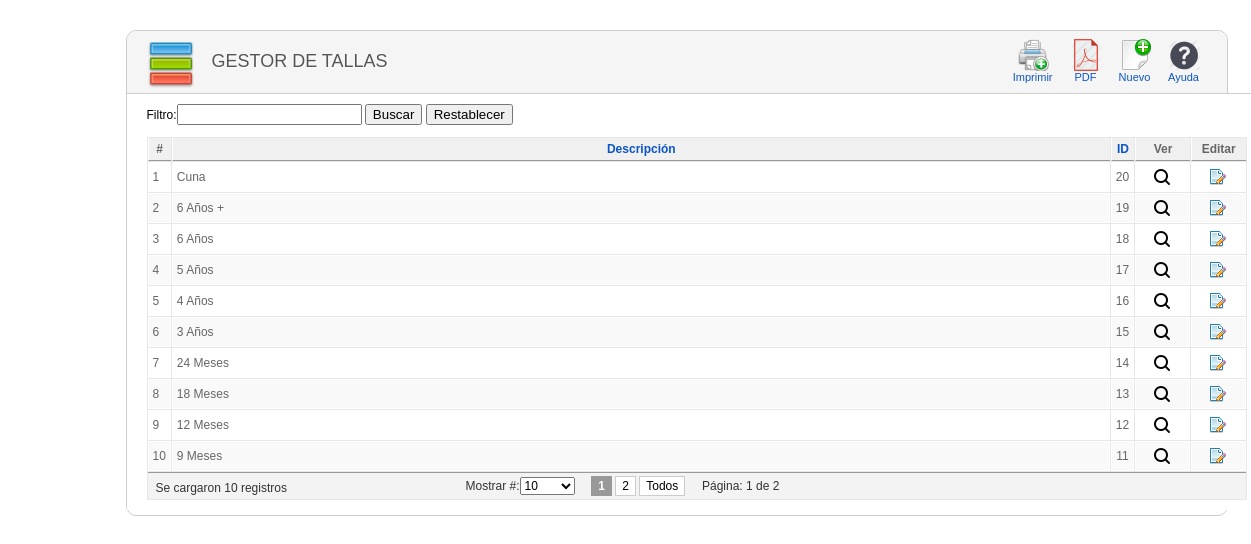
/talla/index.php (signed in), run on the app's committed database.
### tables this page shows
CREATE TABLE `talla` (
  `IdTalla` int(11) NOT NULL,
  `Descripcion` varchar(100) NOT NULL
);

### clases/clsTalla.php (called while the page is built, shortened)
<?php
include_once("clsConexion.php");
class clsTalla{
function consultarTotalTallas(){
   $con = new clsConexion;
   if($con->conectarse()==true){
     $query = "CALL SP_S_TallaCantidadTotal()";
	 $result = @mysql_query($query);
	 if (!$result)
	   return false;
	 else
	   return $result;
   }
 }
 function consultarTallaPorParametro($criterio,$busqueda,$limite){
   $con = new clsConexion;
   if($con->conectarse()==true){
     $query = "CALL SP_S_TallaPorParametro('$criterio','$busqueda','$limite')";
	 $result = @mysql_query($query);
	 if (!$result)
	   return false .mysql_error();
	 else
	   return $result;
   }
 }
}
?>

### clases/clsConexion.php (called while the page is built, shortened)
<?php
class clsConexion{
	 function conectarse() {
		   return true;
	 }
}
?>

### talla/index.php (the view, shortened to what this page needs)
<html>
<head>
<link href="../css/general.css" rel="stylesheet" type="text/css">
<link href="../css/Imagenes.css" rel="stylesheet" type="text/css">
<link href="../css/paginator.css" rel="stylesheet" type="text/css">
</head>
<body>
<?php
    if(isset($_SESSION["usuario"])){
?>
<div class="wrapper">
<div class="block">
    <div class="block_head">
    	<div class="imagen_head"><img src="../img/Iconfinder/category.png" width="48" height="48"></div>
    	<div class="titulo_head">Gestor de Tallas</div>
        <div class="toolbar" id="toolbar">
            <table class="toolbar">
            	<tbody>
                	<tr>
                    <td>
                      <button type="submit" class="button" onClick="enviarPrinter();">
                   <span class="Imprimir" title="Imprimir">
                        </span>
                        Imprimir
          			</button>
                    </td>
                    <td>
<button type="submit" class="button" onClick="enviarPDF();">
                   <span style="background-image:url(../img/Iconfinder/PDF2.png);" title="Convertir a PDF">
                        </span>
                        PDF
          			</button>
                    </td>
                    <td>
                        <a href="registrar_talla.php" class="toolbar">
                        <span class="NuevoOtros" title="Nuevo">
                        </span>
                        Nuevo
                        </a>
                    </td>
                    <td>
                        <a href="#" class="toolbar">
                        <span class="Ayuda" title="Ayuda">
                        </span>
                        Ayuda
                        </a>
                    </td>
                    </tr>
            	</tbody>
            </table>
        </div>
    </div>
    <div class="block_content">
<?php
include_once("../clases/clsTalla.php");
include_once("../lib/paginator/paginator.class.php");
$objtalla=new clsTalla;
$result_tot=$objtalla->consultarTotalTallas();
$num_rows = mysql_fetch_row($result_tot);
$pages = new Paginator;
$pages->items_total = $num_rows[0];
$pages->mid_range = 9;
$pages->paginate();
$result=$objtalla->consultarTallaPorParametro($criterio,$busqueda,$pages->limit);
?>
<form name="datos" action="index.php" method="post">
Filtro:<input type="text" name="txtDato">
<input name="buscar_dato" type="submit" value="Buscar">
<input name="restablecer" type="submit" value="Restablecer">
</form>
<table class="adminlist" cellspacing="1">
<thead>
<tr>
	<th>#</th>
	<th><a href="#">Descripción</a></th>
	<th><a href="#">ID</a></th>
    <th>Ver</th>
	<th>Editar</th>
</tr>
</thead>
<tbody class="adminlist">
<?php
$c=0;
$i=0;
while($row=mysql_fetch_array($result)){
	$i=$i+1;
	if ($c==1){
	echo "<tr class='row1'>";
		$c=2;
	}else{
	    	echo "<tr class='row0'>";
		$c=1;
	}
	echo "<td width='10'>".$i."</td>";
	echo "<td>".$row['Descripcion']."</td>";
	echo "<td width='1%' align='center'>".$row['IdTalla']."</td>";
	echo "<td width='5%' align='center'><a href=detalle_talla.php?idtalla=".$row["IdTalla"]." title='Ver Detalle'><img src='../img/Iconfinder/search-16.png'></td>";
    echo "<td width='5%' align='center'><a href=editar_talla.php?idtalla=".$row["IdTalla"]." title='Editar'><img src='../img/Iconfinder/page_edit.png'></td>";
	echo "</tr>";
}
?>
</tbody>
		<tfoot>
			<tr>
				<td colspan="13">
                <div align="left" style="float:left; width:310px; padding:4px 0px 0px 4px;"><?php echo "Se cargaron ".$i." registros" ?></div>
                <div align="left">                <?php
echo $pages->display_items_per_page()."&nbsp;&nbsp;&nbsp;&nbsp;".$pages->display_pages()."&nbsp;&nbsp;&nbsp;&nbsp;Página: ".$pages->current_page." de ".$pages->num_pages;
?></div>
                </td>
			</tr>
		</tfoot>
</table>
    </div>
</div>
</div>
   <?php
    } else {
        header("Location:../index.php");
    }
?>
</body>
</html>

### css/general.css (style rules this page uses)
body { margin: 10px; padding: 0; background-image: url(../img/fondo.png); background-repeat: repeat; padding-bottom: 1px; font-size: 11px; }
body, td, th { font-family: Arial, Helvetica, sans-serif; font-size:12px; }
a:link { color: #0B55C4; text-decoration: none; }
table.adminlist { width: 100%; border-spacing: 1px; background-color: #e7e7e7; color: #666; font-size:12px; }
table.adminlist td, table.adminlist th { padding: 4px; }
table.adminlist thead th { text-align: center; background: #f0f0f0; color: #666; border-bottom: 1px solid #999; border-left: 1px solid #fff; }
table.adminlist tbody tr { background-color: #fff; text-align: left; }
table.adminlist tbody tr.row1 { background: #f9f9f9; border-top: 1px solid #fff; }
table.adminlist tbody tr td { height: 30px; background: #fff; border: 1px solid #fff; }
table.adminlist tbody tr.row1 td { background: #f9f9f9; border-top: 1px solid #FFF; }
table.adminlist tfoot tr { text-align: center; color: #333; }
table.adminlist tfoot td, table.adminlist tfoot th { background-color: #f3f3f3; border-top: 1px solid #999; text-align: center; }
.block { width:1100px; padding-bottom: 5px; margin-bottom: 25px; clear: both; border-radius: 10px; background-color:#fff; border: solid 1px #CCCCCC; }
.wrapper { width:1000px; margin:0 auto; padding-top: 20px; }
.block .block_content { overflow: hidden; background: #fff; width:1100px; border-top: 1px solid #CECECE; padding: 10px 20px 10px; }
.block .block_head { height:62px; background-color:#F5F5F5; -moz-border-radius: 10px 10px 0px 0px; -o-border-radius: 10px 10px 0px 0px; -webkit-border-radius: 10px 10px 0px 0px; -ms-border-radius: 10px 10px 0px 0px; overflow:visible; }
.block .titulo_head { height:25px; width:auto; float:left; font-family: "Titillium999", "Trebuchet MS", Arial, sans-serif; font-size: 18px; font-weight: normal; text-transform: uppercase; color: #555; text-shadow: 1px 1px 0 #fff; margin-left: 15px; padding-top:20px; }
.block .imagen_head { height:25px; width:50; float:left; margin-left: 20px; padding-top:10px; }
div.toolbar { float: right; text-align: right; padding: 0; margin-right: 20px; margin-top:5px; }
table.toolbar { border-collapse: collapse; padding: 0; margin: 0; }
table.toolbar td { padding: 1px 1px 1px 4px; text-align: center; color: #666; height: 48px; }
table.toolbar span { float: none; width: 32px; height: 32px; margin: 0 auto; display: block; }
table.toolbar a { display: block; float: left; background:#F5F5F5; white-space: nowrap; border: 1px solid #F5F5F5; padding: 1px 5px; cursor: pointer; font-size:11px; }
.button { display: block; float: left; white-space: nowrap; border: 1px solid #F5F5F5; padding: 1px 5px; cursor: pointer; font-family: Arial, Helvetica, sans-serif; font-size:11px; color: #0B55C4; text-align:center center; background:#F5F5F5; }

### css/Imagenes.css (style rules this page uses)
.Ayuda { background-image:url(../img/Iconfinder/help.png); }
.Imprimir { background-image:url(../img/Iconfinder/print-add2.png); }
.NuevoOtros { background-image:url(../img/Iconfinder/document-new.png); }

### data on the page
talla: Descripcion "Cuna", IdTalla "20"
talla: Descripcion "6 Años +", IdTalla "19"
talla: Descripcion "6 Años", IdTalla "18"
talla: Descripcion "5 Años", IdTalla "17"
talla: Descripcion "4 Años", IdTalla "16"
talla: Descripcion "3 Años", IdTalla "15"
talla: Descripcion "24 Meses", IdTalla "14"
talla: Descripcion "18 Meses", IdTalla "13"
talla: Descripcion "12 Meses", IdTalla "12"
talla: Descripcion "9 Meses", IdTalla "11"

### other printed values
$i "10"
$pages->current_page "1"
$pages->num_pages "2"
form field value "10"
